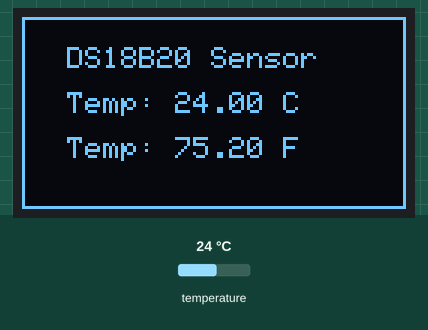
Recording of a sketch running on a simulated Arduino Uno, built with avr-gcc and run on an emulated ATmega328P. Shown: 128×64 one-colour display. The inputs (shaded band) are chosen by the test bench; at power-on: temperature 24 °C. What the sketch prints to the serial monitor is not drawn.

Above: at 1.5 s.
1.6 s: temperature set to 12 °C
At 4.8 s:
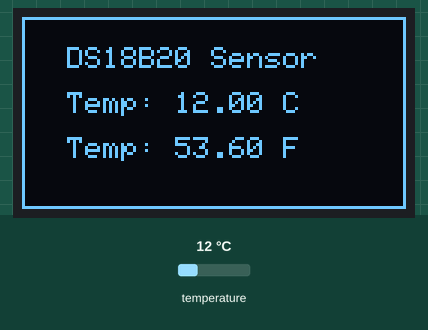
5.2 s: temperature set to 19 °C
At 7.2 s:
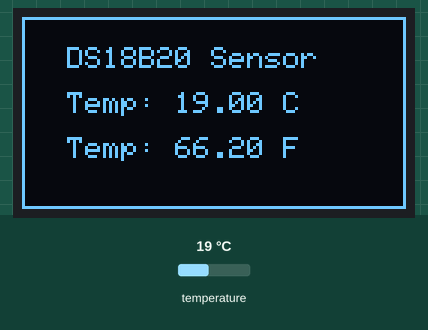
8.2 s: temperature set to 28 °C
At 9.7 s:
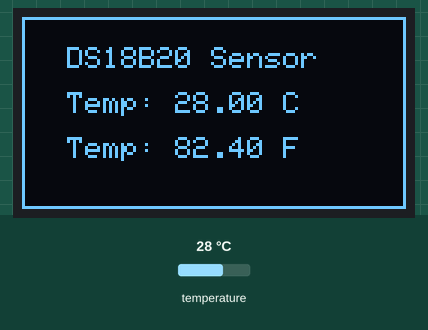
Timing chart, 0 to 11.2 s (numbered marks = the images above; inputs shaded):
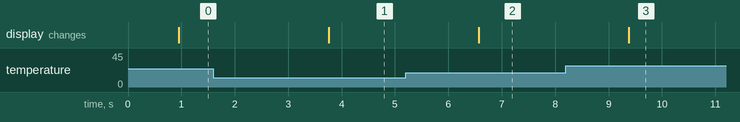

Measured:
- after the input at 1.6 s, the display: changes after 2.2 s (image 1)
- after the input at 5.2 s, the display: changes after 1.4 s (image 2)
- after the input at 8.2 s, the display: changes after 1.2 s (image 3)

The sketch:

03_DS18B20.ino
```cpp
/*
        _          _ ______ _____ _____
       (_)        | |  ____|  __ \_   _|
  _ __  ___  _____| | |__  | |  | || |
 | '_ \| \ \/ / _ \ |  __| | |  | || |
 | |_) | |>  <  __/ | |____| |__| || |_
 | .__/|_/_/\_\___|_|______|_____/_____|
 | |
 |_|

www.pixeledi.eu | twitter.com/pixeledi

  Projekt:  DS18B20 Schaltung
  Datum:    02/2022

*/
#include <OneWire.h>
#include <DallasTemperature.h>

const int tempSensor=26;
/*
  Falls beim Kompelieren ein Fehler 'void directModeInput(uint32_t)' kommt
  eine frühere Version von OneWire installieren
*/
OneWire oneWire(tempSensor);
DallasTemperature sensors(&oneWire);

//Display
#define SCREEN_WIDTH 128
#define SCREEN_HEIGHT 64
#include <Adafruit_GFX.h>
#include <Adafruit_SSD1306.h>
Adafruit_SSD1306 display1(SCREEN_WIDTH, SCREEN_HEIGHT, &Wire, -1);

void setup() {
  Serial.begin(115200);

  display1.begin(SSD1306_SWITCHCAPVCC, 0x3C);
  delay(100);

  sensors.begin();
}

void loop() {

  sensors.requestTemperatures();
  float tempC = sensors.getTempCByIndex(0);
  float tempF = sensors.getTempFByIndex(0);
  Serial.print(tempC);
  Serial.println("ºC");
  Serial.print(tempF);
  Serial.println("ºF");

  display1.clearDisplay();
  display1.setTextSize(1);
  display1.setTextColor(WHITE);
  display1.setCursor(15, 10);
  display1.println("DS18B20 Sensor");
  display1.setCursor(15, 25);
  display1.println("Temp: "+String(tempC)+" C");
  display1.setCursor(15, 40);
  display1.println("Temp: "+String(tempF)+" F");
  display1.drawRect(0,0,128,64,SSD1306_WHITE);
  display1.display();

  delay(2000);
}
```
